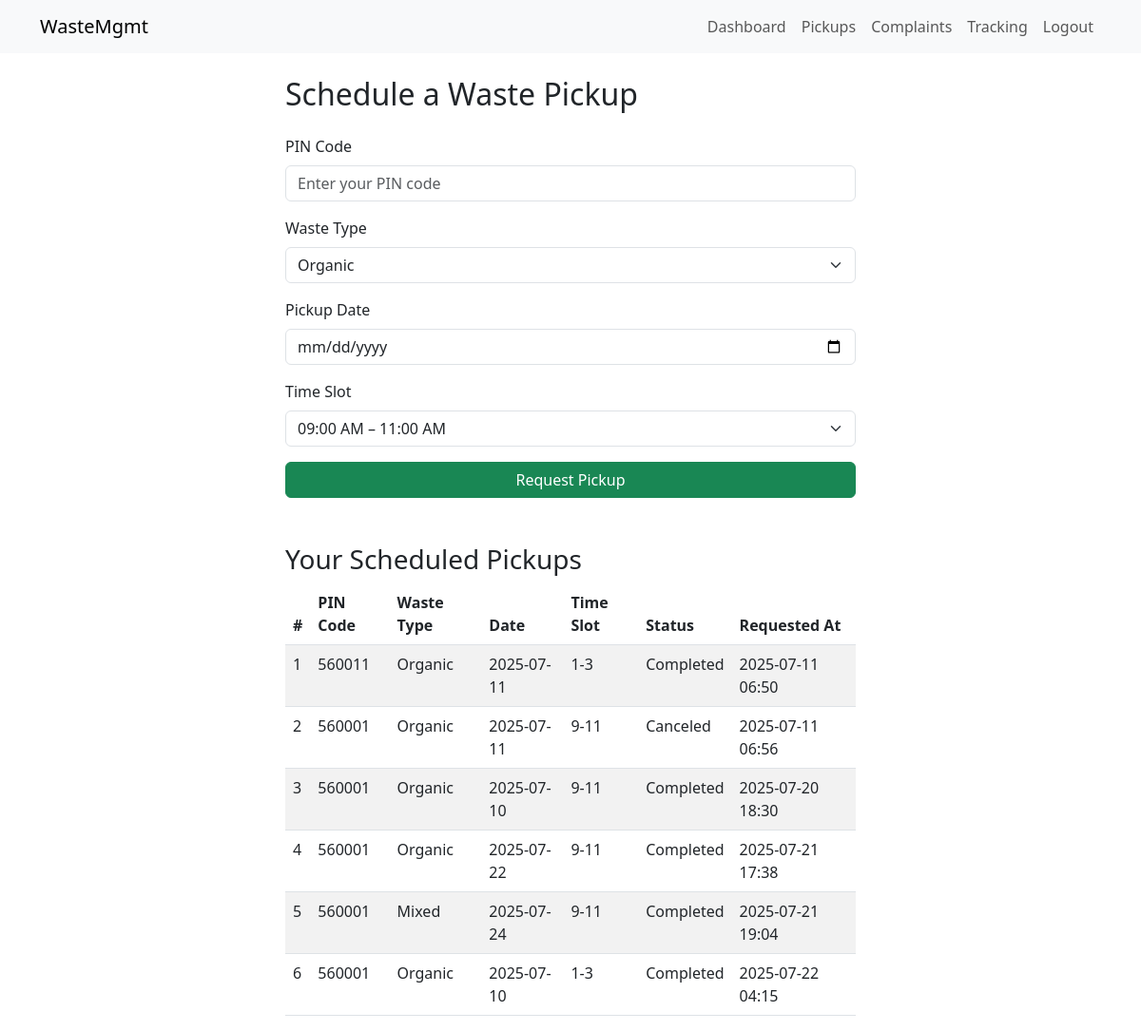
The app's page /pickups/ (signed in) with its own data.
### app/models.py (models this page shows)
class Pickup(db.Model):
    __tablename__ = 'pickups'
    id = db.Column(db.Integer, primary_key=True)
    user_id = db.Column(db.Integer, db.ForeignKey('users.id'), nullable=False)
    driver_id = db.Column(db.Integer, db.ForeignKey('users.id'), nullable=True)
    pin_code = db.Column(db.String(10), nullable=False)
    waste_type = db.Column(db.String(20), nullable=False)
    pickup_date = db.Column(db.Date, nullable=False)
    time_slot = db.Column(db.String(20), nullable=False)
    status = db.Column(db.String(20), nullable=False, default='Pending')
    created_at = db.Column(db.DateTime, default=datetime.utcnow)

### app/routes/pickups.py (the view, shortened to what this page needs)
@pickups_bp.route('/', methods=['GET', 'POST'])
@login_required
def list_pickups():
    form = PickupForm()
    min_date = date.today().isoformat()
    user_pickups = Pickup.query.filter_by(user_id=current_user.id).all()
    return render_template(
        'pickup_form.html',
        form=form,
        pickups=user_pickups,
        min_date=min_date
    )

### app/forms.py
class PickupForm(FlaskForm):
    pin_code = StringField('PIN Code', validators=[DataRequired(), Length(min=4, max=10)])
    waste_type = SelectField(
        'Waste Type',
        choices=[
            ('organic', 'Organic'),
            ('recyclable', 'Recyclable'),
            ('hazardous', 'Hazardous'),
            ('mixed', 'Mixed'),
        ],
        validators=[DataRequired()]
    )
    pickup_date = DateField('Pickup Date', format='%Y-%m-%d', validators=[DataRequired()])
    time_slot = SelectField(
        'Time Slot',
        choices=[
            ('9-11', '09:00 AM – 11:00 AM'),
            ('11-1', '11:00 AM – 01:00 PM'),
            ('1-3', '01:00 PM – 03:00 PM'),
            ('3-5', '03:00 PM – 05:00 PM'),
        ],
        validators=[DataRequired()]
    )
    submit = SubmitField('Request Pickup')

### app/models.py (called while the page is built)
@login_manager.user_loader
def load_user(user_id):
    return User.query.get(int(user_id))

### app/routes/pickups.py (called while the page is built)
@pickups_bp.before_request
@login_required
def block_driver():
    if current_user.role == 'driver':
        flash('Drivers may only use their dashboard.', 'warning')
        return redirect(url_for('driver.list_pickups'))

### app/templates/pickup_form.html (shortened to what this page needs)
{% extends 'base.html' %}
{% block content %}
<div class="mt-4" style="max-width: 600px; margin: auto;">
  <h2 class="mb-4">Schedule a Waste Pickup</h2>
  <form method="POST" action="">
    <div class="mb-3">
      {{ form.pin_code.label(class="form-label") }}
      {{ form.pin_code(class="form-control", placeholder="Enter your PIN code") }}
    </div>
    <div class="mb-3">
      {{ form.waste_type.label(class="form-label") }}
      {{ form.waste_type(class="form-select") }}
    </div>
    <div class="mb-3">
      {{ form.pickup_date.label(class="form-label") }}
      {{ form.pickup_date(class="form-control", min=min_date) }}
    </div>
    <div class="mb-3">
      {{ form.time_slot.label(class="form-label") }}
      {{ form.time_slot(class="form-select") }}
    </div>
    <button type="submit" class="btn btn-success w-100">
      {{ form.submit.label.text }}
    </button>
  </form>
  {% if pickups %}
<div class="mt-5">
  <h3>Your Scheduled Pickups</h3>
  <table class="table table-striped">
    <thead>
      <tr>
        <th>#</th>
        <th>PIN Code</th>
        <th>Waste Type</th>
        <th>Date</th>
        <th>Time Slot</th>
        <th>Status</th>
        <th>Requested At</th>
      </tr>
    </thead>
    <tbody>
      {% for p in pickups %}
      <tr>
        <td>{{ loop.index }}</td>
        <td>{{ p.pin_code }}</td>
        <td>{{ p.waste_type.title() }}</td>
        <td>{{ p.pickup_date.strftime('%Y-%m-%d') }}</td>
        <td>{{ p.time_slot }}</td>
        <td>{{ p.status }}</td>
        <td>{{ p.created_at.strftime('%Y-%m-%d %H:%M') }}</td>
      </tr>
      {% endfor %}
    </tbody>
  </table>
</div>
{% endif %}
</div>
{% endblock %}

### app/templates/base.html (shortened to what this page needs)
<!DOCTYPE html>
<html lang="en">
<head>
  <link
    href="https://cdn.jsdelivr.net/npm/bootstrap@5.3.0/dist/css/bootstrap.min.css"
    rel="stylesheet"
  />
</head>
<body>
  <nav class="navbar navbar-expand-lg navbar-light bg-light mb-4">
    <div class="container">
      <a
        class="navbar-brand"
        href="
          {% if current_user.is_authenticated and current_user.role == 'driver' %}
            {{ url_for('driver.list_pickups') }}
          {% else %}
            {{ url_for('dashboard.home') }}
          {% endif %}
        "
      >
        WasteMgmt
      </a>
      <div class="collapse navbar-collapse" id="navbarNav">
        <ul class="navbar-nav ms-auto">
          {% if current_user.is_authenticated %}
            {% if current_user.role == 'driver' %}
              <li class="nav-item">
                <a class="nav-link" href="{{ url_for('driver.list_pickups') }}">
                  My Pickups
                </a>
              </li>
            {% else %}
              <li class="nav-item">
                <a class="nav-link" href="{{ url_for('dashboard.home') }}">
                  Dashboard
                </a>
              </li>
              <li class="nav-item">
                <a class="nav-link" href="{{ url_for('pickups.list_pickups') }}">
                  Pickups
                </a>
              </li>
              <li class="nav-item">
                <a class="nav-link" href="{{ url_for('complaints.list_complaints') }}">
                  Complaints
                </a>
              </li>
              <li class="nav-item">
                <a class="nav-link" href="{{ url_for('tracking.track_home') }}">
                  Tracking
                </a>
              </li>
            {% endif %}
            <li class="nav-item">
              <a class="nav-link" href="{{ url_for('auth.logout') }}">
                Logout
              </a>
            </li>
          {% endif %}
        </ul>
      </div>
    </div>
  </nav>
  <div class="container">
    {% block content %}{% endblock %}
  </div>
</body>
</html>

### records on screen
Pickup: pin_code "560011", waste_type "Organic", pickup_date "2025-07-11", time_slot "1-3", status "Completed", created_at "2025-07-11 06:50"
Pickup: pin_code "560001", waste_type "Organic", pickup_date "2025-07-11", time_slot "9-11", status "Canceled", created_at "2025-07-11 06:56"
Pickup: pin_code "560001", waste_type "Organic", pickup_date "2025-07-10", time_slot "9-11", status "Completed", created_at "2025-07-20 18:30"
Pickup: pin_code "560001", waste_type "Organic", pickup_date "2025-07-22", time_slot "9-11", status "Completed", created_at "2025-07-21 17:38"
Pickup: pin_code "560001", waste_type "Mixed", pickup_date "2025-07-24", time_slot "9-11", status "Completed", created_at "2025-07-21 19:04"
Pickup: pin_code "560001", waste_type "Organic", pickup_date "2025-07-10", time_slot "1-3", status "Completed", created_at "2025-07-22 04:15"
